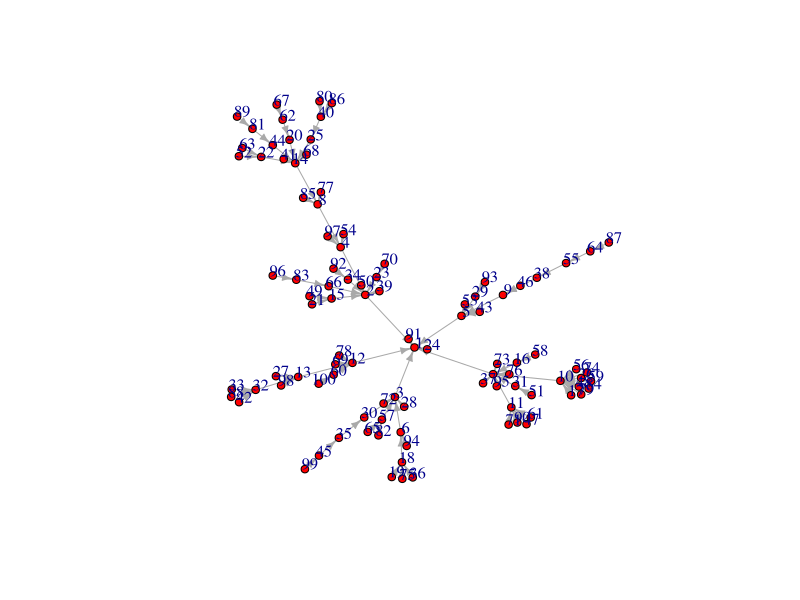
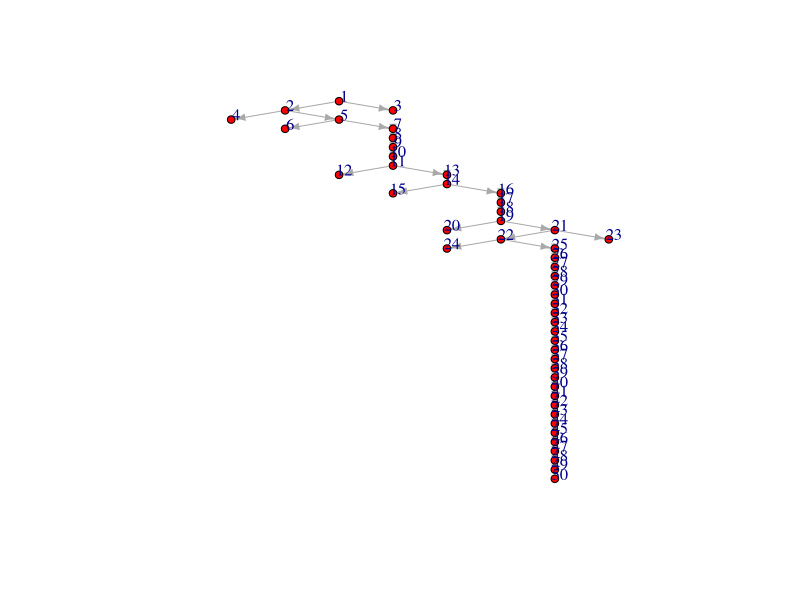

Generate these figures, in order, with R: (Note: this script raises an error after producing the figures.)
library(igraph)

#creates a random habitat network and identifies edges
g <- barabasi.game(n=100, power=1, zero.appeal=1.3) # dendritic graph: n is number of patches, power=1, zero.appeal
plot(g, layout=layout_with_fr, vertex.size=4, vertex.label.dist=0.5, vertex.color="red", edge.arrow.size=0.5) #plots g to see what is going on

####
#FUNCTION - Creates a random dendrictic network built from dwonstream to upstream
#Code from
#S. Kyle McKay, John R. Schramski, Jock N. Conyngham, and J. Craig Fischenich. 2013. 
#Assessing upstream fish passage connectivity with network analysis. Ecological Applications 23:1396-1409
####

network <- function(n,tmax){					#Function to create random adjacency matrix
  A <- matrix(0,nrow=n,ncol=n)				#Create an empty adjacency matrix
  ntemp <- n						#Reset counter for the number of nodes
  ttemp <- tmax						#Reset counter for the number of tributary junctions to insert
  t <- 0							#Reset counter for the realized number of tributary junctions
  
  for (j in 1:n){
    split <- ifelse(round(runif(1,0,1),0)==1,1,0)
    for (i in 1:n){
      if(j>=i){A[i,j] <- 0}			#Generate upstream connectivity using only the "bottom" of the matrix
      else{
        A[i,j] <- ifelse(i==j+1,1,ifelse(ttemp>0,split,0))
      }
      if(sum(A[i,])>1){A[i,j] <- 0}		#Prevent network crossing
      if(sum(A[,j])>2){A[i,j] <- 0}		#Prevent more than one split at a node
      if(i>j+1){ttemp <- ttemp - A[i,j]}	#Reduce the available number of junctions left
      ntemp <- ntemp - A[i,j]			#Reduce the available number of nodes left
    }
    t <- ifelse(sum(A[,j])==2,t+1,t)
  }
  A							#Send outputs
}

Aplot <- network(50,10)
g <- graph.adjacency(t(Aplot), mode="directed")			#Convert adjacency matrix to a graph object
plot(g, layout=layout.reingold.tilford, vertex.size=4, vertex.label.dist=0.5, vertex.color="red", edge.arrow.size=0.5) #plot graph


####
#Set the size and qulaity of each of the nodes. These values can also be provided
####
Area <- sample(10:100, 50, replace=T) #Area of each row
Qual <- sample(0:100, 50, replace=T) #Relative quality of patch where 100 is high and 0 is low.
nodes <- data.frame(Area, Qual)


####
#Get edges of a graph and then assign upstream and downstream permeability. These values can also be provided
####
edges <- data.frame(get.edgelist(g)) #get the edges of the graph
edges$PermDS <- 100 #Assign permeability of each downstream connection between 0 and 100
edges$PermUS <- 100 #Assign permeability of each upstream connection between 0 and 100


####
#FUNCTION
#adds a specified number of dams to a list of edges from a graph. Dams have a permeability of 0
####
add.dams <- function(edge, dams){
  for(i in 1:dams){
    edge[sample(1:nrow(nodes), 1), 4] <- 0
  }
  edge
}

edges.dam <- add.dams(edges, 10)


####
#FUNCTION
#Calculates metapopulation mean lifetime for a graph with the following inputs
#node is a dataframe with area and quality of each node
#edge is a dataframe with two row detailing connections and weights/permeabilities
#E Species specific coeffecint relating to patch size, between 1 and 100
#N level of environmental variation in population growth, between 0.01 and 4. Small is more
#U number of imigrants needed for succussful colonization
#E, N, and U can be user defined but defaults are set currently
####

MMLT.def <- function(node, edge, E=1, N=0.5, U=2){
  p <- nrow(nodes)
  weights <- matrix(nrow=p, ncol=p) #creates matrix of edge weights read as row flows to col
  for (i in 1:p)
  {
    weights[edge[i,1],edge[i,2]] <- edge[i,3]
    weights[edge[i,2],edge[i,1]] <- edge[i,4]
  }
  weights[is.na(weights)] <- 0
  
  V<-E*(node$Area^(-N)) #Extinction Rate
  
  Uin <- calc.w.in(data=weights, V=V, n=p)
  Uou <- apply(weights, 1, sum) #Colonization strength out 
  
  Uset <- rbind(Uin, Uou)
  
  U1 <- apply(Uset, 2, function (x) 1/mean(1/x)) #Calculate harmonic mean
  q <- prod(sapply(subset(U1, U1>0), function(x) x^(1/p))) #Agregate Colonization Rate
  v <- prod(V) #Agregate Extinction Rate
  
  MLT=0
  for (i in 1:p)
  {
    for (k in 1:p)
    {
      MLT <- MLT + ( (1/k) * (factorial(p-i)/factorial(p-k)) * (1/((p-1)^(k-i))) * (q^(k-i)) )
    }
  }
  output <- cbind(p,E,N,U,MLT)
  print(output)
}

MMLT.def(node=nodes, edge=edges.dam, E=50, N=0.01, U=2)

#Necessary function that must be run
calc.w.in <- function(data, V, n){ 
  weight <- NULL
  for (j in 1:n){
    weight1 <- 0
    for (i in 1:n){
      weight1 <- weight1 + data[i,j]/V[i]
    }
    weight <- c(weight, weight1)
  }
  weight
}

####
#FUNCTION
#Calculation of DCIp and DCIs for a defined network
#li length of segment i
#lj length of segment j
#L length of the entire network
#cij permeability of barrier between segment li and lj
####
L <- sum(nodes$Area)
p <- nrow(nodes)
x <- 0
for (i in 1:p){
  x <- x + (nodes[i,1]/L)
}